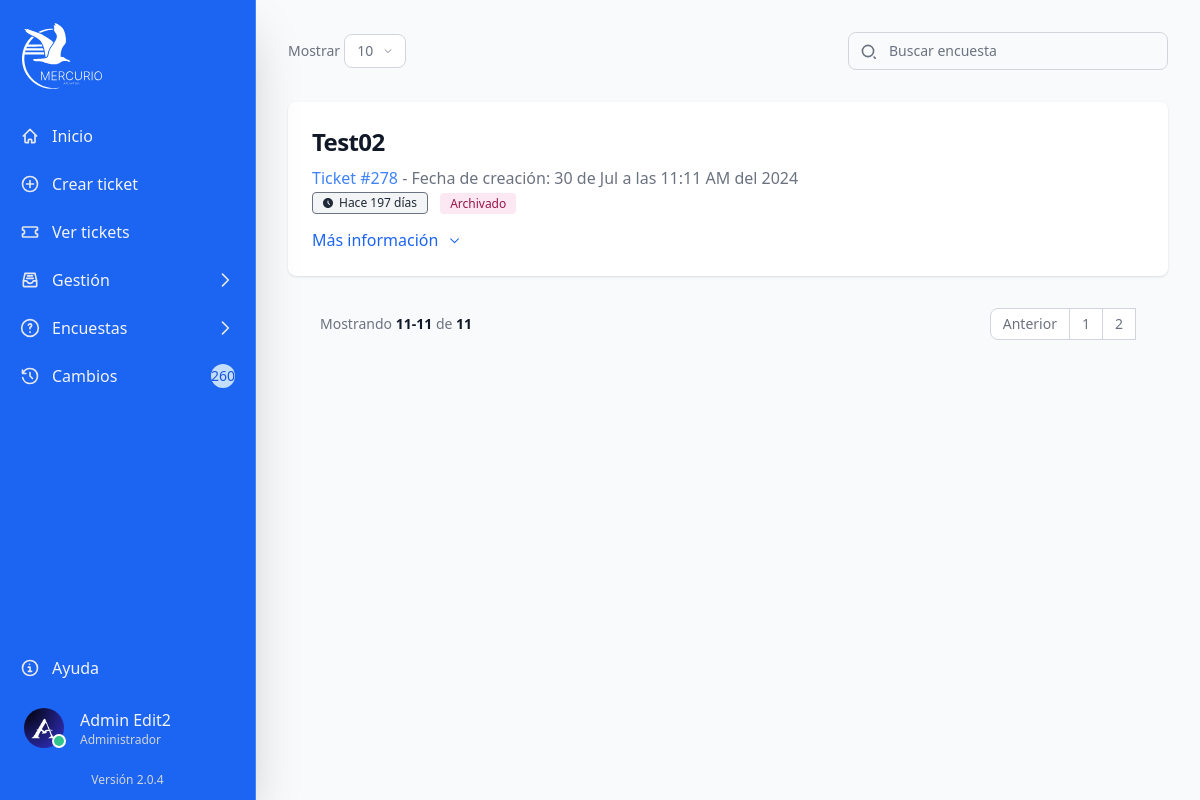
The app's page /src/web/encuestas-pendientes?page=2 (signed in) with its own data.
### tables this page shows
CREATE TABLE IF NOT EXISTS `tbticket` (
  `idTicket` int NOT NULL AUTO_INCREMENT,
  `fhticket` datetime DEFAULT NULL,
  `nombre` varchar(250) DEFAULT NULL,
  `numTrabajador` int DEFAULT NULL,
  `numCliente` varchar(5) DEFAULT NULL,
  `dispositivo` varchar(50) DEFAULT NULL,
  `imeiCliente` varchar(50) DEFAULT NULL,
  `iccidSIM` varchar(50) DEFAULT NULL,
  `fhRevision` datetime DEFAULT NULL,
  `numContacto` varchar(50) DEFAULT NULL,
  `nomContacto` varchar(100) DEFAULT NULL,
  `placasContacto` varchar(10) DEFAULT NULL,
  `marcaContacto` varchar(20) DEFAULT NULL,
  `prioridad` varchar(250) DEFAULT NULL,
  `asunto` varchar(200) DEFAULT NULL,
  `descripcion` mediumtext,
  `estado` varchar(250) DEFAULT NULL,
  `domicilio` varchar(150) DEFAULT NULL,
  `ciudad` varchar(30) DEFAULT NULL,
  `domestado` varchar(30) DEFAULT NULL,
  `codpostal` int DEFAULT NULL,
  `domdescripcion` varchar(250) DEFAULT NULL,
  `servicio` varchar(20) DEFAULT NULL,
  `asignado` varchar(250) DEFAULT NULL,
  `st_estado` tinyint(1) NOT NULL,
  `evidencia` varchar(255) DEFAULT NULL,
  `evidenciaArribo` varchar(250) DEFAULT NULL,
  `evidenciaInicio` varchar(250) DEFAULT NULL,
  `evidenciaRealizacion` varchar(250) DEFAULT NULL,
  `evidenciaFinalizacion` varchar(250) DEFAULT NULL,
  `evidenciaAudio` varchar(250) DEFAULT NULL,
  `txt_contestacion` varchar(500) DEFAULT NULL,
  `fhContestacion` datetime DEFAULT NULL,
  `fhAsignado` datetime DEFAULT NULL,
  `fhArribo` datetime DEFAULT NULL,
  `fhInicio` datetime DEFAULT NULL,
  `fhRealizacion` datetime DEFAULT NULL,
  `fhFinalizacion` datetime DEFAULT NULL,
  `fhCongelado` datetime DEFAULT NULL,
  `fhCancelado` datetime DEFAULT NULL,
  `fhProgramada` datetime DEFAULT NULL,
  `fhEliminacion` datetime DEFAULT NULL,
  `motivo_eliminacion` varchar(250) DEFAULT NULL,
  `eliminadopor` varchar(150) DEFAULT NULL,
  `correo` varchar(250) DEFAULT NULL,
  `token` varchar(255) DEFAULT NULL,
  PRIMARY KEY (`idTicket`)
);

### src/web/encuestas-pendientes.php (the view, shortened to what this page needs)
<?php
include '../configuration/conn-session.php';
?>
<!DOCTYPE html>
<html lang="es">
<head>
    <link rel="stylesheet" href="../output.css">
    <link rel="stylesheet" href="./loading.css">
</head>
<body class="bg-gray-50 dark:bg-gray-700">
    <?php include '../components/sidebar.php'; ?>
    <?php
    function traducirFecha($fhticket)
    {
        $dia = date('d', strtotime($fhticket));
        $mes = date('m', strtotime($fhticket));
        $hora = date('h:i', strtotime($fhticket));
        $am_pm = strtoupper(date('a', strtotime($fhticket)));
        $meses = array(
            '01' => 'Ene',
            '02' => 'Feb',
            '03' => 'Mar',
            '04' => 'Abr',
            '05' => 'May',
            '06' => 'Jun',
            '07' => 'Jul',
            '08' => 'Ago',
            '09' => 'Sep',
            '10' => 'Oct',
            '11' => 'Nov',
            '12' => 'Dic'
        );
        return $dia . ' de ' . $meses[$mes] . ' a las ' . $hora . ' ' . $am_pm . ' del ' . date('Y', strtotime($fhticket));
    }
    ?>
    <div class="p-4 mt-16 sm:mt-0 lg:mb-4 sm:ml-64">
        <div class="p-4">
            <div class="grid grid-cols-1 gap-4 mb-4">
                <div>
                    <div
                        class="flex items-center justify-between flex-column flex-wrap md:flex-row space-y-4 md:space-y-0 pb-4">
                        <div>
                            <span class="text-sm text-gray-500 dark:text-gray-400">Mostrar</span>
                            <button type="button" id="dropdownShowButton" data-dropdown-toggle="dropdownShow"
                                class="inline-flex items-center text-gray-500 bg-white border border-gray-300 focus:outline-none hover:bg-gray-100 focus:ring-4 focus:ring-gray-100 font-medium rounded-lg text-sm px-3 py-1.5 dark:bg-gray-800 dark:text-gray-400 dar:border-gray-600 dark:hover:bg-gray-700 dark:hover:border-gray-600 dark:focus:ring-gray-700">
                                10
                                <svg class="w-2.5 h-2.5 ms-2.5" aria-hidden="true" xmlns="http://www.w3.org/2000/svg"
                                    fill="none" viewBox="0 0 24 24">
                                    <path stroke="currentColor" stroke-linecap="round" stroke-linejoin="round"
                                        stroke-width="2" d="m19 9-7 7-7-7" />
                                </svg>
                            </button>
                        </div>
                        <div class="relative">
                            <div
                                class="absolute inset-y-0 rtl:inset-r-0 start-0 flex items-center ps-3 pointer-events-none">
                            </div>
                            <input type="text" id="table-search-tickets"
                                class="block p-2 ps-10 text-sm text-gray-900 border border-gray-300 rounded-lg w-80 bg-gray-50 focus:ring-blue-500 focus:border-blue-500 dark:bg-gray-800 dark:border-gray-600 dark:placeholder-gray-400 dark:text-white dark:focus:ring-blue-500 dark:focus:border-blue-500"
                                placeholder="Buscar encuesta">
                        </div>
                    </div>
                </div>
                <?php
                $userId = $_SESSION['userId'];
                $tipo = $_SESSION['tipo'];
                if ($tipo == 'tecnico') {
                    $stmt = $conn->prepare("SELECT COUNT(*) FROM tbticket WHERE (estado = '0' || estado = '6') AND token != '' AND asignado = ?");
                    $row = $stmt->bind_param("i", $userId);
                    $stmt->execute();
                    $row = $stmt->get_result()->fetch_row();
                } else {
                    $stmt = $conn->query("SELECT COUNT(*) FROM tbticket WHERE (estado = '0' || estado = '6') AND token != ''");
                    $row = $stmt->fetch_row();
                }
                $totalRegistros = $row[0];
                $registrosPorPagina = 10;
                $totalPaginas = ceil($totalRegistros / $registrosPorPagina);
                $paginaActual = isset($_GET['page']) ? $_GET['page'] : 1;
                $offset = ($paginaActual - 1) * $registrosPorPagina;
                if ($tipo == 'tecnico') {
                    $sql = "SELECT * FROM tbticket WHERE (estado = '0' || estado = '6') AND token != '' AND asignado = ? ORDER BY fhticket DESC LIMIT $registrosPorPagina OFFSET $offset";
                    $stmt = $conn->prepare($sql);
                    $stmt->bind_param("i", $userId);
                    $stmt->execute();
                    $resultado = $stmt->get_result();
                } else {
                    $sql = "SELECT * FROM tbticket WHERE (estado = '0' || estado = '6') AND token != '' ORDER BY fhticket DESC LIMIT $registrosPorPagina OFFSET $offset";
                    $resultado = $conn->query($sql);
                }
                $i = 0;
                while ($fila = $resultado->fetch_assoc()): ?>
                    <div
                        class="ticket-card max-w-full p-6 bg-white border-gray-200 rounded-lg shadow dark:bg-gray-800 dark:border-gray-700">
                        <a href="detalles?id=<?php echo $fila['idTicket']; ?>">
                            <h5 class="mb-2 text-2xl font-semibold tracking-tight text-gray-900 dark:text-white">
                                <?php echo $fila['asunto']; ?>
                            </h5>
                        </a>
                        <span class="mb-3 font-normal text-blue-500 dark:text-blue-400">Ticket
                            #<?php echo $fila['idTicket']; ?></span>
                        <span class="mb-3 font-normal text-gray-500 dark:text-gray-400"> - Fecha de creación:
                            <?php echo traducirFecha($fila['fhticket']) ?> </span><br>
                        <span
                            class="bg-gray-100 text-gray-800 text-xs font-medium inline-flex items-center px-2.5 py-0.5 rounded me-2 dark:bg-gray-700 dark:text-gray-400 border border-gray-500">
                            Hace <?php
                            $fecha = new DateTime($fila['fhticket']);
                            $hoy = new DateTime();
                            $diferencia = $hoy->diff($fecha);
                            echo $diferencia->days . ' días';
                            ?>
                        </span>
                        <?php if ($fila['estado'] == 0): ?>
                            <span
                                class="bg-pink-100 text-pink-800 text-xs font-medium me-2 px-2.5 py-0.5 rounded dark:bg-pink-900 dark:text-pink-300">Archivado</span>
                        <?php elseif ($fila['estado'] == 1): ?>
                            <span
                                class="bg-gray-100 text-gray-800 text-xs font-medium me-2 px-2.5 py-0.5 rounded dark:bg-gray-700 dark:text-gray-300">Creado</span>
                        <?php elseif ($fila['estado'] == 2): ?>
                            <span
                                class="bg-gray-300 text-gray-900 text-xs font-medium me-2 px-2.5 py-0.5 rounded-full dark:bg-gray-500 dark:text-gray-300">Asignado</span>
                        <?php elseif ($fila['estado'] == 3): ?>
                            <span
                                class="bg-orange-200 text-orange-800 text-xs font-medium me-2 px-2.5 py-0.5 rounded-full dark:bg-orange-700 dark:text-orange-300">Arribo</span>
                        <?php elseif ($fila['estado'] == 4): ?>
                            <span
                                class="bg-blue-100 text-blue-800 text-xs font-medium me-2 px-2.5 py-0.5 rounded-full dark:bg-blue-900 dark:text-blue-300">Inicio</span>
                        <?php elseif ($fila['estado'] == 5): ?>
                            <span
                                class="bg-cyan-200 text-cyan-600 text-xs font-medium me-2 px-2.5 py-0.5 rounded-full dark:bg-cyan-800 dark:text-cyan-300">Realización</span>
                        <?php elseif ($fila['estado'] == 6): ?>
                            <span
                                class="bg-green-100 text-green-800 text-xs font-medium me-2 px-2.5 py-0.5 rounded-full dark:bg-green-900 dark:text-green-300">Finalizado</span>
                        <?php elseif ($fila['estado'] == 7): ?>
                            <span
                                class="bg-indigo-100 text-indigo-800 text-xs font-medium me-2 px-2.5 py-0.5 rounded-full dark:bg-indigo-900 dark:text-indigo-300">Programado</span>
                        <?php elseif ($fila['estado'] == 8): ?>
                            <span
                                class="bg-blue-500 text-gray-100 text-xs font-medium me-2 px-2.5 py-0.5 rounded-full dark:bg-blue-700 dark:text-blue-300">Congelado</span>
                        <?php elseif ($fila['estado'] == 9): ?>
                            <span
                                class="bg-red-100 text-red-800 text-xs font-medium me-2 px-2.5 py-0.5 rounded-full dark:bg-red-900 dark:text-red-300">Cancelado</span>
                        <?php endif; ?>
                        <div id="ticket-description" data-accordion="close">
                            <button href="#" class="inline-flex font-normal items-center mt-3.5"
                                data-accordion-target="description-body-<?php echo $i; ?>" aria-expanded="false"
                                aria-labelledby="description-heading-<?php echo $i; ?>">
                                <span class="text-blue-600 hover:underline">Más información</span>
                                <svg class="w-3 h-3 ms-2.5 text-blue-600" aria-hidden="true"
                                    xmlns="http://www.w3.org/2000/svg" fill="none" viewBox="0 0 22 22">
                                    <path stroke="currentColor" stroke-linecap="round" stroke-linejoin="round"
                                        stroke-width="2" d="m19 9-7 7-7-7" />
                                </svg>
                            </button>
                        </div>
                    </div>
                    <?php
                    $i++;
                endwhile; ?>
                <nav class="flex items-center flex-column flex-wrap md:flex-row justify-between pt-4 p-8"
                    aria-label="Navegación">
                    <span
                        class="text-sm font-normal text-gray-500 dark:text-gray-400 mb-4 md:mb-0 block w-full md:inline md:w-auto">Mostrando
                        <span
                            class="font-semibold text-gray-900 dark:text-white"><?php echo $offset + 1; ?>-<?php echo min($offset + $registrosPorPagina, $totalRegistros); ?></span>
                        de <span
                            class="font-semibold text-gray-900 dark:text-white"><?php echo $totalRegistros; ?></span></span>
                    <ul class="inline-flex -space-x-px rtl:space-x-reverse text-sm h-8">
                        <?php
                        $rango = 6;
                        $inicio = max($paginaActual - floor($rango / 2), 1);
                        $fin = min($inicio + $rango - 1, $totalPaginas);
                        if ($fin - $inicio + 1 < $rango) {
                            $inicio = max($fin - $rango + 1, 1);
                        }
                        if ($paginaActual > 1): ?>
                            <li>
                                <a href="encuestas-pendientes?page=<?php echo $paginaActual - 1; ?>"
                                    class="flex items-center justify-center px-3 h-8 leading-tight text-gray-500 bg-white border border-gray-300 rounded-s-lg hover:bg-gray-100 hover:text-gray-700 dark:bg-gray-600 dark:border-gray-700 dark:text-gray-400 dark:hover:bg-gray-600 dark:hover:text-white">Anterior</a>
                            </li>
                        <?php endif; ?>
                        <?php for ($i = $inicio; $i <= $fin; $i++): ?>
                            <li>
                                <a href="encuestas-pendientes?page=<?php echo $i; ?>" class="flex items-center justify-center px-3 h-8 leading-tight text-gray-500 bg-white border border-gray-300 hover:bg-gray-100 hover:text-gray-700 dark:bg-gray-800 dark:border-gray-700 dark:text-gray-400 dark:hover:bg-gray-700 dark:hover:text-white <?php if ($i == $paginaActual)
                                       echo 'bg-blue-50 text-blue-500'; ?>"><?php echo $i; ?></a>
                            </li>
                        <?php endfor; ?>
                    </ul>
                </nav>
            </div>
        </div>
    </div>
</body>
</html>

### src/web/loading.css (style rules this page uses)
body.fade-out { animation: fadeOutBackground 1s forwards; }

### records on screen
tbticket: asunto "Test02", idTicket "278", fhticket "30 de Jul a las 11:11 AM del 2024", fhticket "197", estado "Archivado"

### other values on screen
$totalTickets "260"
$_SESSION['nombre'] "Admin"
$_SESSION['apellido'] "Edit2"
$offset + 1 "11"
min($offset + $registrosPorPagina, $totalRegistros) "11"
$totalRegistros "11"
